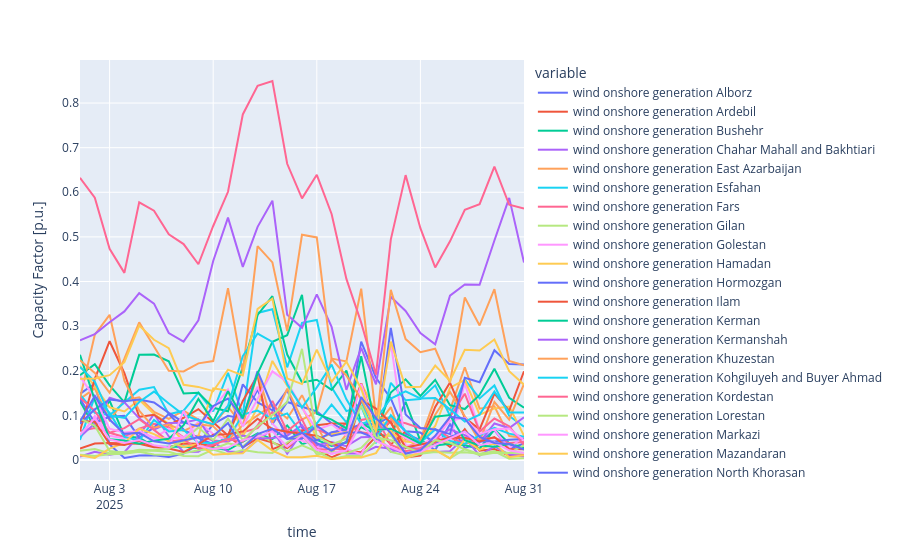

The code cell stored with this chart in its notebook:
### Code cell
#on_cf.resample("M").mean().plot(labels=dict(value="Capacity Factor [p.u.]")) # creates monthly cf for the whole year
on_cf.loc["2025-08"].resample("D").mean().plot(labels=dict(value="Capacity Factor [p.u.]"))
